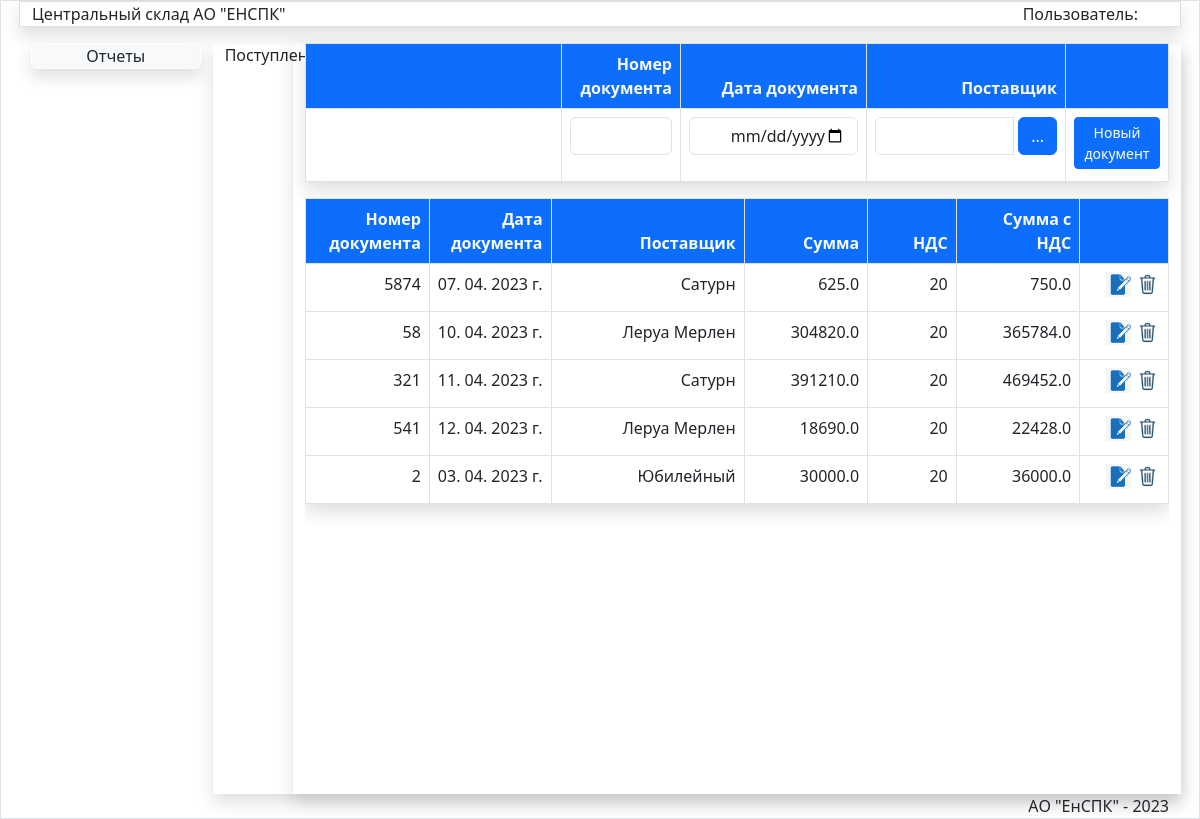
The page /JurnalPost/ on the database as committed earlier.
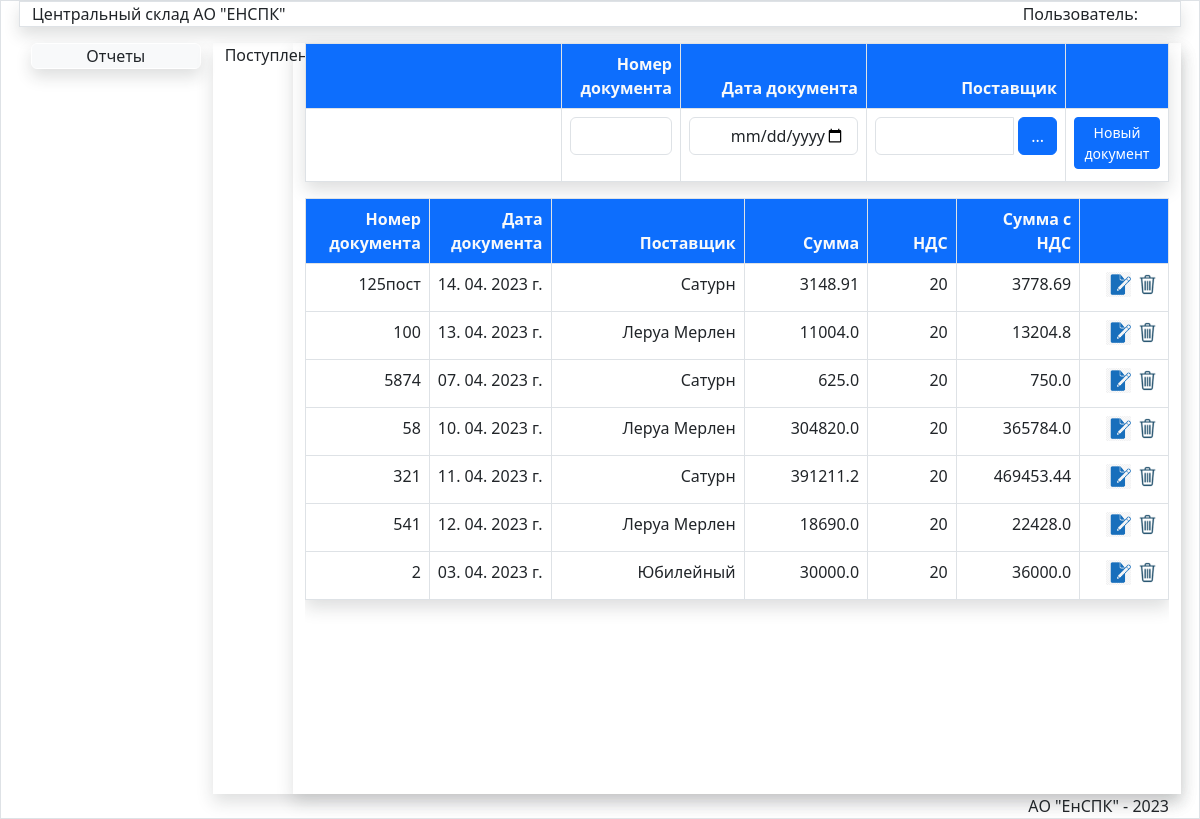
The same page on the database as committed later.
### store/models.py (models this page shows)
class Jurnal(models.Model):
    oper=models.IntegerField(verbose_name="Код операции")
    nomerdoc=models.CharField(max_length=50,verbose_name='Номер документа')
    datadoc=models.DateTimeField(verbose_name='Дата документа')
    postav=models.ForeignKey(Postav,verbose_name='Поставщик',on_delete=models.PROTECT)
    obct=models.ForeignKey(Obct,verbose_name='Объект',on_delete=models.PROTECT)
    podraz=models.ForeignKey(Podraz,verbose_name='Подразделение',on_delete=models.PROTECT)
    fio=models.ForeignKey(Fio,verbose_name='Подотчет',on_delete=models.PROTECT)
    spis=models.ForeignKey(Spis,blank=True,null=True,verbose_name='Причина списания',on_delete=models.PROTECT)
    summa=models.FloatField(verbose_name='Сумма',default=0)
    nds=models.IntegerField(verbose_name='НДС',default=20)
    summawithnds=models.FloatField(verbose_name='Сумма с НДС',default=0)
    updated_at = models.DateTimeField(auto_now=True, verbose_name='Создан')
    created_at = models.DateTimeField(auto_now_add=True, verbose_name='Обновлен')
    class Meta:
        verbose_name = 'Документ'
        verbose_name_plural = 'Документы'
        ordering = ['-datadoc', ]

class Postav(models.Model):
    title = models.CharField(max_length=150, verbose_name='Наименование компании',unique=True)
    def __str__(self):
        return self.title
    class Meta:
        verbose_name = 'Поставщик'
        verbose_name_plural = 'Поставщики'
        ordering = ['title', ]

### store/views.py (the view, shortened to what this page needs)
# urls.py: path('JurnalPost/',JurnalPost,name='JurnalPost'), #Журнал документов поступление
def JurnalPost(request):
    postav=Postav.objects.all()
    jurnalpost=Jurnal.objects.filter(oper=2).order_by('-created_at')
    obct = Obct.objects.get(pk=180)
    fio = Fio.objects.get(pk=5)
    podraz = Podraz.objects.get(pk=74)
    return render(request,'store/Doc/JurnalPost.html',{'postav':postav,'jurnalpost':jurnalpost,'pic_label':'Поступление','title':'Журнал приходных документов'})

### store/templates/store/Doc/JurnalPost.html (shortened to what this page needs)
{% extends 'store/menu.html' %}
{% load static %}
{% block DataArea %}
<div class="row">
<div class="col-md-1">{{pic_label}}</div>
<div class="col-md-11 mx-auto shadow">
<table class="table shadow table-bordered table-hover">
<thead class="bg-primary text-light">
<tr>
<th style="width:35%"></th>
<th style="width:14%" class="text-end" >Номер документа</th>
<th style="width:14%" class="text-end">Дата документа</th>
<th style="width:25%" class="text-end">Поставщик</th>
<th style="width:12%" class="text-end"></th>
</tr>
</thead>
    <form method="post" id="post-form">
    <tr style="align:middle">
       <td></td>
        <td  class="border text-end" ><input type="text" id="id_nomerdoc" class="form-control" style="text-align:right" required></td>
        <td class="text-end pb-3"> <input type="date" id="id_datadoc" class="form-control" style="text-align:right" required/></td>
   <td  class="border text-end" > <div class="input-group">
   <select name="postav" id="id_postav" class="form-control  " required >
            <option selected></option>
            {% for item in postav %}
            <option value="{{item.id}}">{{item.title}}</option>
            {% endfor %}
       </select>
            <div class=" input-group-button pr-2">
            <button type="button" id="show-contact-modal-button" class="btn btn-primary mr-2" style="margin-left: 5px;" data-bs-toggle="modal" data-bs-target="#ModalPostavPodbor">...</button>
            </div>
       </div>
    </td>
    <td  class="border text-end"> <button type="submit" class="btn  btn-primary btn-sm mb-1 " id="savebtn">Новый документ</button></td>
    </form>
</table>
<div class="scrolltable">
<table class="table shadow table-bordered table-hover">
<thead class="bg-primary text-light">
     <th style="width:14.2%;" class="text-end">Номер документа</th>
<th style="width:14.0%;" class=" text-end" >Дата документа</th>
<th style="width:22.2%;" class=" text-end" >Поставщик</th>
<th style="width:14.2%;" class=" text-end" >Сумма</th>
<th style="width:10.2%;" class=" text-end" >НДС</th>
  <th style="width:14.2%;" class=" text-end" >Сумма с НДС</th>
<th style="width:10.2%;" class=" text-end"></th>
</thead>
    <tbody id="post-doc">
    {% for item in jurnalpost %}
    <tr><td  class="border text-end fixed">{{item.nomerdoc}}</td>
    <td   class="border text-end">{{item.datadoc|date:"d. m. Y г." }}</td>
     <td   class="border text-end">{{item.postav}}</td>
    <td   class="border text-end">{{item.summa}}</td>
    <td   class="border text-end">{{item.nds}}</td>
    <td   class="border text-end">{{item.summawithnds }}</td>
    <td class="text-end align-middle border" ><input data-sid="{{item.pk}}" data-update="{{url_update}}" value="Update" type="image" class="btn-ost-update mr-3" src="{% static '/images/edit2.png' %}" width="25px" >
   <input data-sid="{{item.pk}}" data-del="{{url_delete}}" class="btn-ost-del " value="Delete" type="image" src="{% static '/images/del.png' %}" width="25px"> </td>
    </tr>
    {% endfor %}
    </tbody>
</table>
</div>
</div>
</div>
{% endblock DataArea %}

Rows that differ between the two databases and show on the page:
added Jurnal: nomerdoc "125пост", datadoc "14. 04. 2023 г.", postav "Сатурн", summa "3148.91", nds "20", summawithnds "3778.69"
added Jurnal: nomerdoc "100", datadoc "13. 04. 2023 г.", postav "Леруа Мерлен", summa "11004.0", nds "20", summawithnds "13204.8"
changed Jurnal (number 5 of 7 on the later page): summa "391210.0" → "391211.2"; summawithnds "469452.0" → "469453.44"
